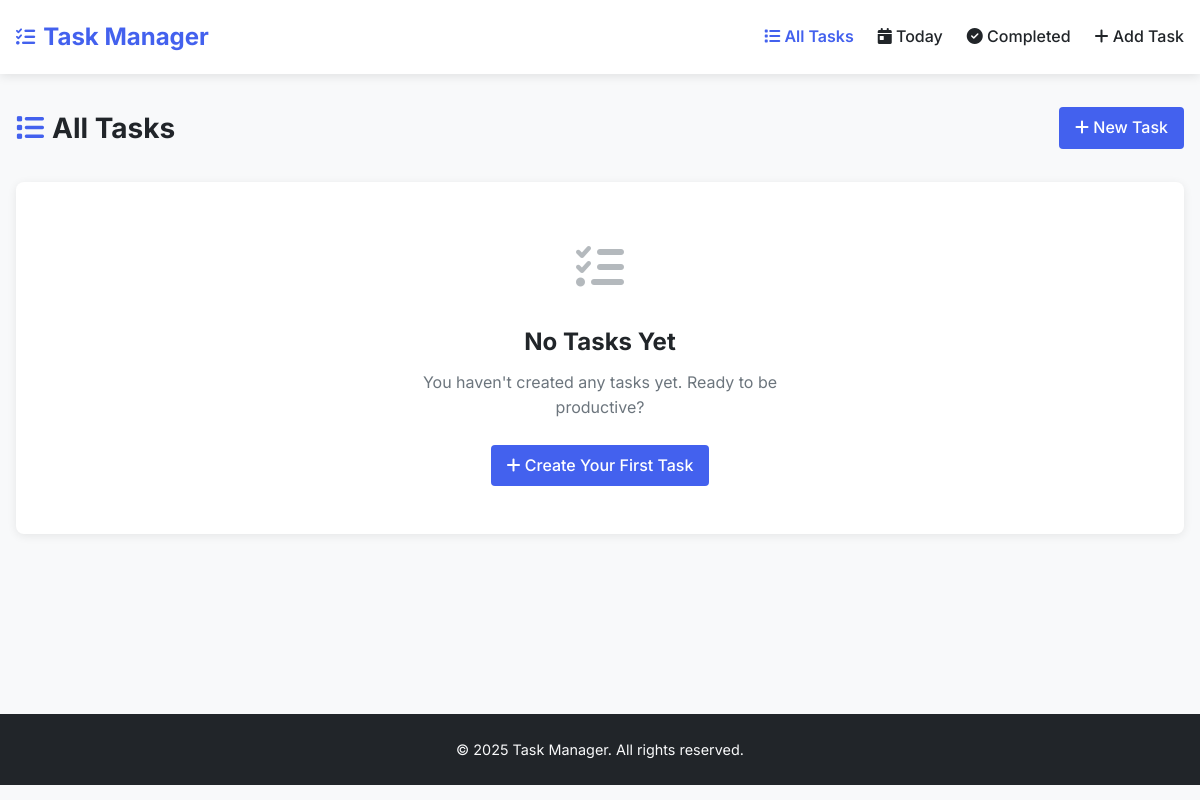
/all_tasks/, run on an earlier commit of the app's database.
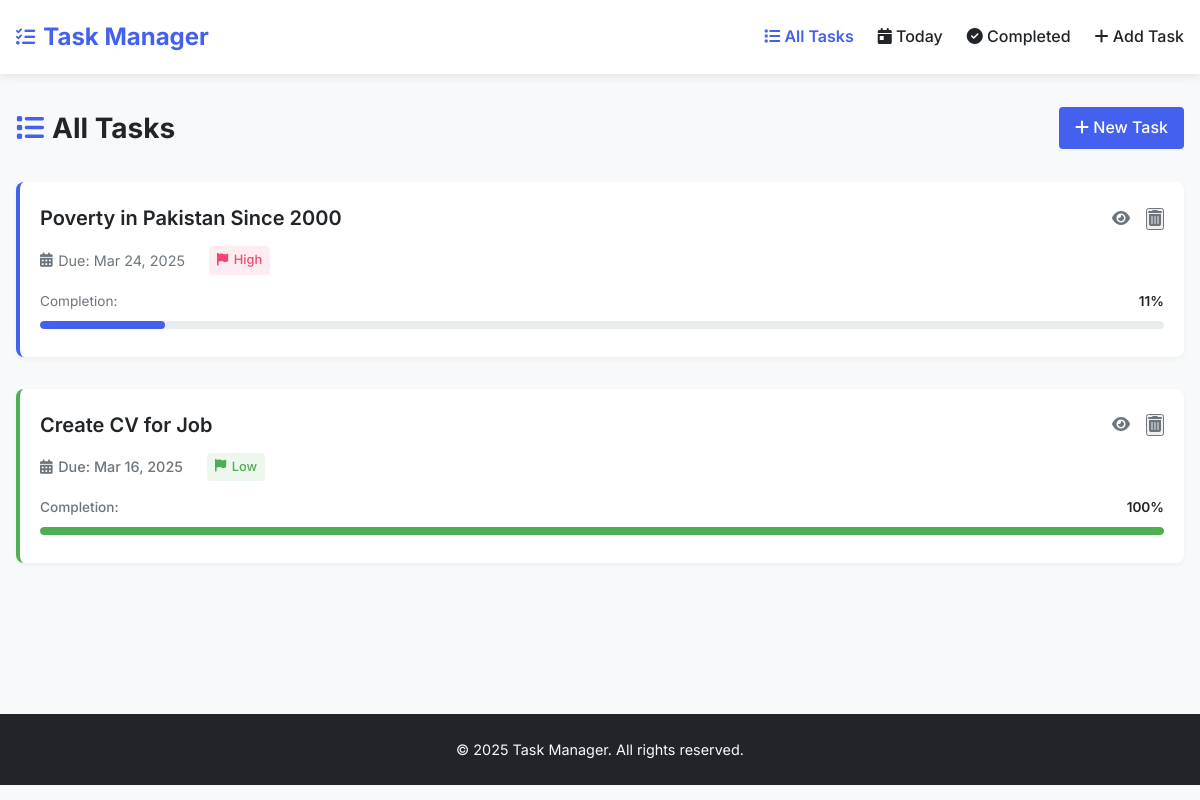
And on a later commit of the database.
### task_manager/models.py (models this page shows, shortened)
class Task(models.Model):
    description = models.TextField()
    title = models.CharField(max_length=200, blank=True, null=True)  # Add title field
    start_date = models.DateField()
    due_date = models.DateField()
    priority = models.CharField(max_length=10, choices=[
        ('High', 'High'),
        ('Medium', 'Medium'),
        ('Low', 'Low'),
    ])
    completed = models.BooleanField(default=False)

### task_manager/views.py (the view)
# urls.py: path("all_tasks/", views.all_tasks, name="all_tasks"),
def all_tasks(request):
    tasks = Task.objects.all()
    for task in tasks:
        task.subtasks = Subtask.objects.filter(task=task)
        total_subtasks = task.subtasks.count()
        completed_subtasks = task.subtasks.filter(completed=True).count()
        if total_subtasks > 0:
            task.completion_percentage = (completed_subtasks / total_subtasks) * 100
        else:
            task.completion_percentage = 0
    return render(request, 'all_tasks.html', {'tasks': tasks})

### task_manager/templates/all_tasks.html (shortened to what this page needs)
{% extends 'base.html' %}
{% block content %}
<div class="page-header">
    <div class="page-header-content">
        <h2 class="page-title">
            <i class="fas fa-list"></i> All Tasks
        </h2>
        <div class="page-actions">
            <a href="{% url 'add_task' %}" class="btn btn-primary">
                <i class="fas fa-plus"></i> New Task
            </a>
        </div>
    </div>
</div>
{% if tasks %}
    <div class="task-list">
        {% for task in tasks %}
            <div class="task-item {% if task.completion_percentage == 100 %}completed{% endif %}">
                <div class="task-header">
                    <h3 class="task-title">
                        <a href="{% url 'task_detail' task.id %}">{{ task.title }}</a>
                    </h3>
                    <div class="task-actions">
                        <a href="{% url 'task_detail' task.id %}" class="task-action" title="View Details">
                            <i class="fas fa-eye"></i>
                        </a>
                        <form id="delete-form-{{ task.id }}" action="{% url 'delete_task' task.id %}" method="POST" style="display: inline;">
                            <button type="button" class="task-action delete" title="Delete Task" onclick="confirmDelete('{{ task.id }}');">
                                <i class="fas fa-trash-alt"></i>
                            </button>
                        </form>
                    </div>
                </div>
                <div class="task-meta">
                    <span><i class="fas fa-calendar-alt"></i> Due: {{ task.due_date|date:"M d, Y" }}</span>
                    <span class="priority priority-{{ task.priority|lower }}">
                        <i class="fas fa-flag"></i> {{ task.priority }}
                    </span>
                </div>
                <div class="task-progress">
                    <div class="progress-info">
                        <span class="progress-label">Completion:</span>
                        <span class="progress-percentage">{{ task.completion_percentage|floatformat:0 }}%</span>
                    </div>
                    <div class="progress-bar-container">
                        <div class="progress-bar {% if task.completion_percentage == 100 %}complete{% endif %}"
                             style="width: {{ task.completion_percentage }}%;"></div>
                    </div>
                </div>
            </div>
        {% endfor %}
    </div>
{% else %}
    <div class="empty-state card">
        <div class="empty-state-icon">
            <i class="fas fa-tasks"></i>
        </div>
        <h3 class="empty-state-title">No Tasks Yet</h3>
        <p class="empty-state-description">You haven't created any tasks yet. Ready to be productive?</p>
        <a href="{% url 'add_task' %}" class="btn btn-primary">
            <i class="fas fa-plus"></i> Create Your First Task
        </a>
    </div>
{% endif %}
{% endblock %}

What changed in the data, as far as the page shows it:
added Task: title "Poverty in Pakistan Since 2000", due_date "Mar 24, 2025", priority "High", completion_percentage "11"
added Task: title "Create CV for Job", due_date "Mar 16, 2025", priority "Low", completion_percentage "100"
Also different on the page:
text no longer shown: "No Tasks Yet You haven't created any tasks yet. Ready to be productive? Create Your First Task"
